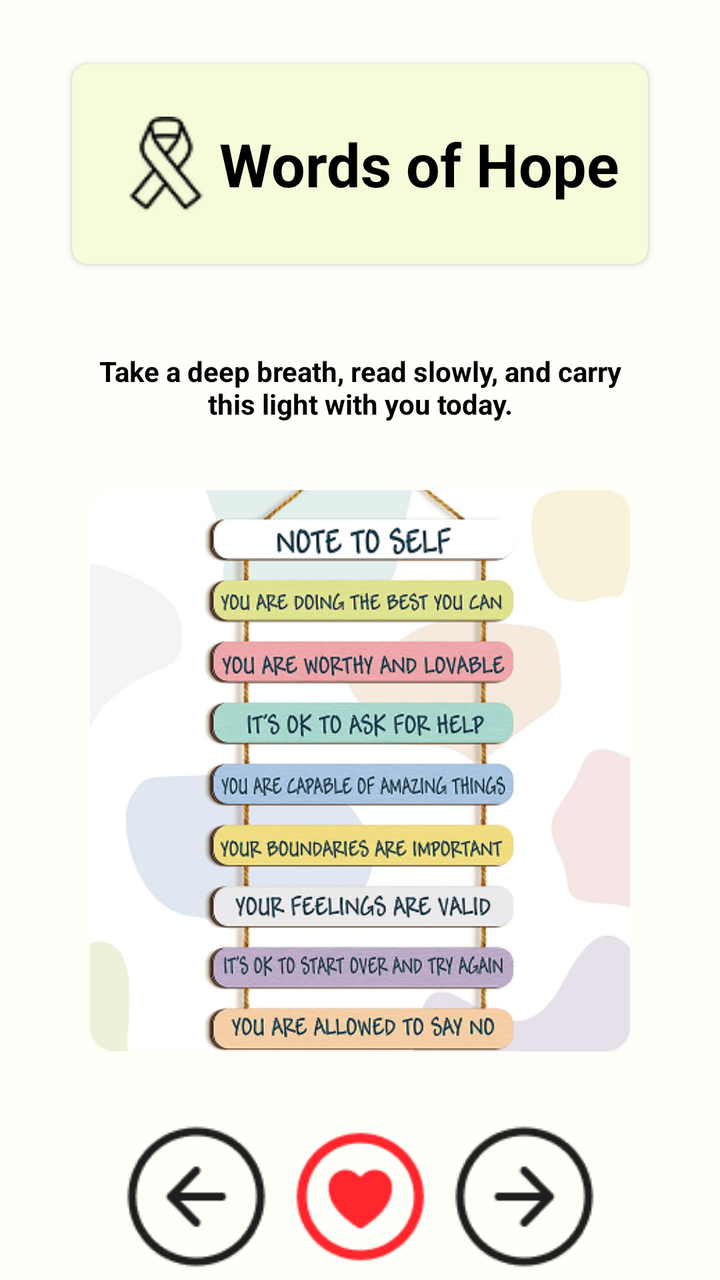
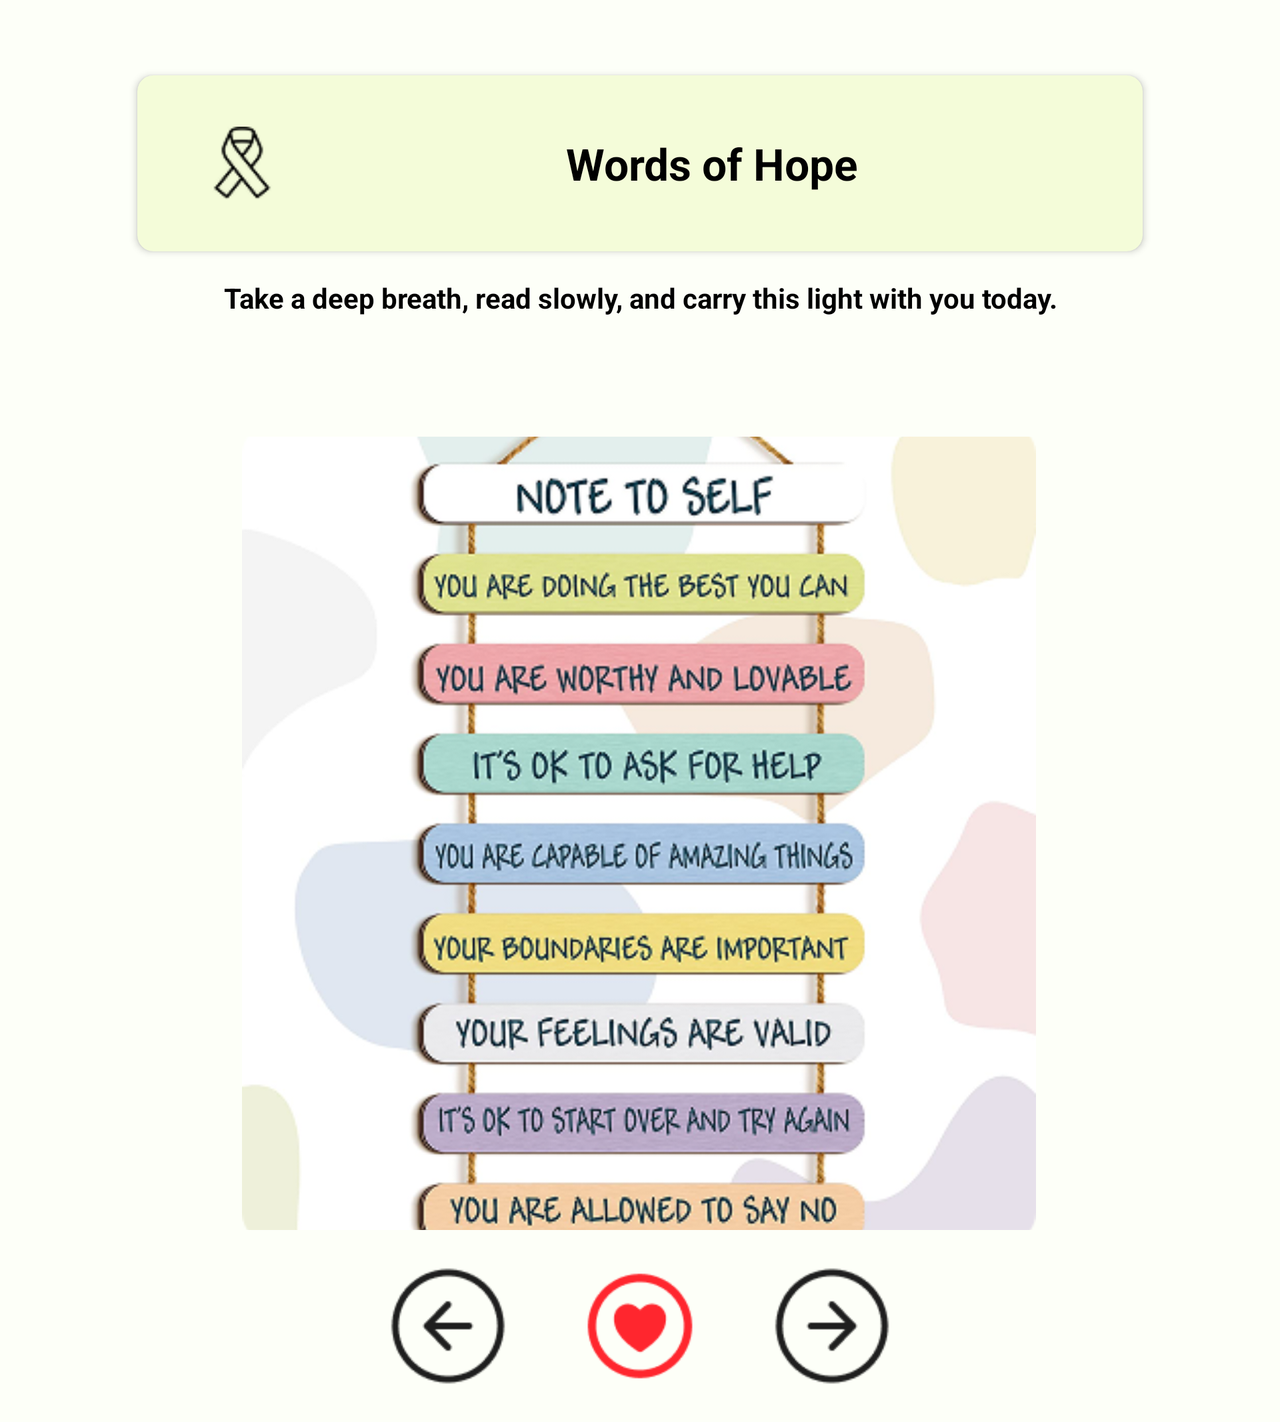

First picture: res/layout/ on a phone held upright. Second picture: the repository's own variant of that layout, on a device whose configuration matches the variant's folder. Source for both follows.
<!-- AndroidManifest.xml: application theme Theme.MyApplication -->
<!-- res/layout/fragment_hope.xml -->
<?xml version="1.0" encoding="utf-8"?>
<androidx.constraintlayout.widget.ConstraintLayout xmlns:android="http://schemas.android.com/apk/res/android"
    xmlns:tools="http://schemas.android.com/tools"
    android:layout_width="match_parent"
    android:layout_height="match_parent"
    xmlns:app="http://schemas.android.com/apk/res-auto"
    android:fillViewport="true"
    android:background="@color/background_light"
    tools:context=".ui.hope.HopeFragment">

    
    <androidx.constraintlayout.widget.Guideline
        android:id="@+id/horizontalConstraint1"
        android:layout_width="wrap_content"
        android:layout_height="wrap_content"
        android:orientation="horizontal"
        app:layout_constraintGuide_percent="0.05"/>

    
    <androidx.constraintlayout.widget.Guideline
        android:id="@+id/verticalConstraint1"
        android:layout_width="wrap_content"
        android:layout_height="wrap_content"
        android:orientation="vertical"
        app:layout_constraintGuide_percent="0.10"/>

    <androidx.constraintlayout.widget.Guideline
        android:id="@id/verticalConstraint2"
        android:layout_width="wrap_content"
        android:layout_height="wrap_content"
        android:orientation="vertical"
        app:layout_constraintGuide_percent="0.90"/>

    
    <androidx.cardview.widget.CardView
        android:id="@+id/cardView"
        android:layout_width="0dp"
        android:layout_height="100dp"
        app:cardCornerRadius="8dp"
        app:cardBackgroundColor="#F4FCD9"
        app:layout_constraintEnd_toStartOf="@+id/verticalConstraint2"
        app:layout_constraintStart_toStartOf="@+id/verticalConstraint1"
        app:layout_constraintTop_toTopOf="@+id/horizontalConstraint1"
        tools:ignore="MissingConstraints">

        <ImageView
            android:id="@+id/imageView"
            android:layout_width="93dp"
            android:layout_height="match_parent"
            android:src="@drawable/ribbon" />

        <LinearLayout
            android:layout_width="229dp"
            android:layout_height="100dp"
            android:layout_gravity="end">


            <TextView
                android:id="@+id/textWelcomeUser"
                android:layout_width="wrap_content"
                android:layout_height="match_parent"
                android:layout_weight="1"
                android:gravity="center"
                android:text="Words of Hope"
                android:textSize="30dp"
                android:textStyle="bold" />
        </LinearLayout>
    </androidx.cardview.widget.CardView>

    <TextView
        android:id="@+id/textView1"
        android:layout_width="0dp"
        android:layout_height="wrap_content"
        android:layout_marginTop="44dp"
        android:text='"Take a deep breath, read slowly, and carry this light with you today."'
        android:textSize="14dp"
        android:textStyle="bold"
        android:textAlignment="center"
        app:layout_constraintEnd_toStartOf="@+id/verticalConstraint2"
        app:layout_constraintHorizontal_bias="0.0"
        app:layout_constraintStart_toStartOf="@+id/verticalConstraint1"
        app:layout_constraintTop_toBottomOf="@+id/cardView" />

    <ImageView
        android:id="@+id/currentImage"
        android:layout_width="270dp"
        android:layout_height="316dp"
        android:layout_marginTop="16dp"
        app:cardCornerRadius="8dp"
        android:src="@drawable/inspirational_image"
        app:layout_constraintEnd_toStartOf="@+id/verticalConstraint2"
        app:layout_constraintStart_toStartOf="@+id/verticalConstraint1"
        app:layout_constraintTop_toBottomOf="@+id/textView1" />

    <LinearLayout
        android:layout_width="wrap_content"
        android:layout_height="wrap_content"
        android:layout_marginTop="16dp"
        android:orientation="horizontal"
        app:layout_constraintEnd_toStartOf="@+id/verticalConstraint2"
        app:layout_constraintStart_toStartOf="@+id/verticalConstraint1"
        app:layout_constraintTop_toBottomOf="@+id/currentImage">

        <ImageView
            android:id="@+id/arrowLeft"
            android:layout_width="wrap_content"
            android:layout_height="wrap_content"
            android:rotation="180"
            android:src="@drawable/arrow"
            app:layout_constraintEnd_toStartOf="@+id/verticalConstraint2"
            app:layout_constraintStart_toStartOf="@+id/verticalConstraint1" />

        <ImageView
            android:id="@+id/heart"
            android:layout_width="wrap_content"
            android:layout_height="match_parent"
            android:src="@drawable/heart_circle"
            app:layout_constraintEnd_toStartOf="@+id/verticalConstraint2"
            app:layout_constraintStart_toStartOf="@+id/verticalConstraint1" />

        <ImageView
            android:id="@+id/arrowRight"
            android:layout_width="wrap_content"
            android:layout_height="wrap_content"
            android:src="@drawable/arrow"
            app:layout_constraintEnd_toStartOf="@+id/verticalConstraint2"
            app:layout_constraintStart_toStartOf="@+id/verticalConstraint1" />

    </LinearLayout>




</androidx.constraintlayout.widget.ConstraintLayout>
<!-- resources referenced by this layout -->
<resources>
  <color name="background_light">#FDFFF8</color>
  <!-- drawable arrow: png bitmap (drawable, 2069 bytes) -->
  <!-- drawable heart_circle: png bitmap (drawable, 2266 bytes) -->
  <!-- drawable inspirational_image: png bitmap (drawable, 162945 bytes) -->
  <!-- drawable ribbon: png bitmap (drawable, 1302 bytes) -->
  <style name="Theme.MyApplication" parent="Base.Theme.MyApplication" />
  <style name="Base.Theme.MyApplication" parent="Theme.Material3.DayNight.NoActionBar">
          
          
          <item name="android:textColor">@color/black</item>
      </style>
  <color name="black">#FF000000</color>
</resources>
<!-- res/layout-land/fragment_hope.xml (the repository's variant of the layout above) -->
<!-- drawn on the phone turned sideways -->
<?xml version="1.0" encoding="utf-8"?>
<androidx.core.widget.NestedScrollView
    xmlns:android="http://schemas.android.com/apk/res/android"
    xmlns:app="http://schemas.android.com/apk/res-auto"
    xmlns:tools="http://schemas.android.com/tools"
    android:layout_width="match_parent"
    android:layout_height="match_parent"
    android:fillViewport="true"
    android:scrollbars="vertical"
    android:overScrollMode="always"
    android:isScrollContainer="true"
    android:clipToPadding="false"
    android:paddingTop="16dp"
    android:paddingBottom="16dp"
    android:background="@color/background_light"
    tools:context=".ui.hope.HopeFragment">

    <androidx.constraintlayout.widget.ConstraintLayout
        android:layout_width="match_parent"
        android:layout_height="wrap_content">

        
        <androidx.constraintlayout.widget.Guideline
            android:id="@+id/verticalConstraint1"
            android:orientation="vertical"
            android:layout_width="wrap_content"
            android:layout_height="wrap_content"
            app:layout_constraintGuide_percent="0.10"/>

        <androidx.constraintlayout.widget.Guideline
            android:id="@+id/verticalConstraint2"
            android:orientation="vertical"
            android:layout_width="wrap_content"
            android:layout_height="wrap_content"
            app:layout_constraintGuide_percent="0.90"/>

        
        <androidx.cardview.widget.CardView
            android:id="@+id/cardView"
            android:layout_width="0dp"
            android:layout_height="wrap_content"
            android:layout_marginTop="16dp"
            app:cardBackgroundColor="#F4FCD9"
            app:layout_constraintTop_toTopOf="parent"
            app:layout_constraintStart_toStartOf="@id/verticalConstraint1"
            app:layout_constraintEnd_toStartOf="@id/verticalConstraint2"
            app:layout_constraintWidth_max="900dp"
            app:cardUseCompatPadding="true"
            app:cardCornerRadius="8dp"
            app:cardElevation="2dp">

            <LinearLayout
                android:layout_width="match_parent"
                android:layout_height="88dp"
                android:orientation="horizontal"
                android:gravity="center_vertical"
                android:padding="16dp">

                <ImageView
                    android:id="@+id/imageView"
                    android:layout_width="72dp"
                    android:layout_height="match_parent"
                    android:scaleType="centerInside"
                    android:src="@drawable/ribbon"
                    android:contentDescription="@string/cd_ribbon" />

                <TextView
                    android:id="@+id/textWelcomeUser"
                    android:layout_width="0dp"
                    android:layout_height="match_parent"
                    android:layout_weight="1"
                    android:gravity="center"
                    android:text="@string/hope_header"
                    android:textSize="22sp"
                    android:textStyle="bold" />
            </LinearLayout>
        </androidx.cardview.widget.CardView>

        <TextView
            android:id="@+id/textView1"
            android:layout_width="0dp"
            android:layout_height="wrap_content"
            android:layout_marginTop="8dp"
            android:gravity="center"
            android:text="@string/hope_caption"
            android:textSize="14sp"
            android:textStyle="bold"
            app:layout_constraintStart_toStartOf="@id/verticalConstraint1"
            app:layout_constraintEnd_toStartOf="@id/verticalConstraint2"
            app:layout_constraintTop_toBottomOf="@id/cardView"
            app:layout_constraintWidth_max="900dp" />

        

        

        <ImageView
            android:id="@+id/currentImage"
            android:layout_width="0dp"
            android:layout_height="0dp"
            android:layout_marginTop="60dp"
            android:contentDescription="@string/cd_inspirational"
            android:scaleType="centerCrop"
            android:src="@drawable/inspirational_image"
            app:layout_constraintDimensionRatio="1:1"
            app:layout_constraintEnd_toEndOf="parent"
            app:layout_constraintHorizontal_bias="0.498"
            app:layout_constraintStart_toStartOf="parent"
            app:layout_constraintTop_toBottomOf="@id/textView1"
            app:layout_constraintWidth_max="900dp"
            app:layout_constraintWidth_percent="0.62" />

        <LinearLayout
            android:id="@+id/navRow"
            android:layout_width="0dp"
            android:layout_height="wrap_content"
            android:layout_marginTop="16dp"
            android:gravity="center"
            android:orientation="horizontal"
            app:layout_constraintStart_toStartOf="@id/verticalConstraint1"
            app:layout_constraintEnd_toStartOf="@id/verticalConstraint2"
            app:layout_constraintTop_toBottomOf="@id/currentImage"
            app:layout_constraintWidth_max="900dp">

            
            <FrameLayout
                android:layout_width="64dp"
                android:layout_height="64dp"
                android:layout_marginEnd="16dp">

                <ImageView
                    android:id="@+id/arrowLeft"
                    android:layout_width="wrap_content"
                    android:layout_height="wrap_content"
                    android:rotation="180"
                    android:src="@drawable/arrow"
                    app:layout_constraintEnd_toStartOf="@+id/verticalConstraint2"
                    app:layout_constraintStart_toStartOf="@+id/verticalConstraint1" />
            </FrameLayout>

            
            <FrameLayout
                android:layout_width="64dp"
                android:layout_height="64dp"
                android:layout_marginHorizontal="16dp">

                <ImageView
                    android:id="@+id/heart"
                    android:layout_width="wrap_content"
                    android:layout_height="match_parent"
                    android:src="@drawable/heart_circle"
                    app:layout_constraintEnd_toStartOf="@+id/verticalConstraint2"
                    app:layout_constraintStart_toStartOf="@+id/verticalConstraint1" />
            </FrameLayout>

            
            <FrameLayout
                android:layout_width="64dp"
                android:layout_height="64dp"
                android:layout_marginStart="16dp">

                <ImageView
                    android:id="@+id/arrowRight"
                    android:layout_width="wrap_content"
                    android:layout_height="wrap_content"
                    android:src="@drawable/arrow"
                    app:layout_constraintEnd_toStartOf="@+id/verticalConstraint2"
                    app:layout_constraintStart_toStartOf="@+id/verticalConstraint1" />
            </FrameLayout>
        </LinearLayout>

    </androidx.constraintlayout.widget.ConstraintLayout>
</androidx.core.widget.NestedScrollView>
<!-- resources referenced by the variant -->
<!-- as the phone turned sideways resolves them -->
<resources>
  <color name="background_light">#FDFFF8</color>
  <!-- drawable arrow: png bitmap (drawable, 2069 bytes) -->
  <!-- drawable heart_circle: png bitmap (drawable, 2266 bytes) -->
  <!-- drawable inspirational_image: png bitmap (drawable, 162945 bytes) -->
  <!-- drawable ribbon: png bitmap (drawable, 1302 bytes) -->
  <string name="cd_inspirational">Inspirational image</string>
  <string name="cd_ribbon">Ribbon icon</string>
  <string name="hope_caption">"Take a deep breath, read slowly, and carry this light with you today."</string>
  <string name="hope_header">Words of Hope</string>
  <style name="Theme.MyApplication" parent="Base.Theme.MyApplication" />
  <style name="Base.Theme.MyApplication" parent="Theme.Material3.DayNight.NoActionBar">
          
          
          <item name="android:textColor">@color/black</item>
      </style>
  <color name="black">#FF000000</color>
</resources>
